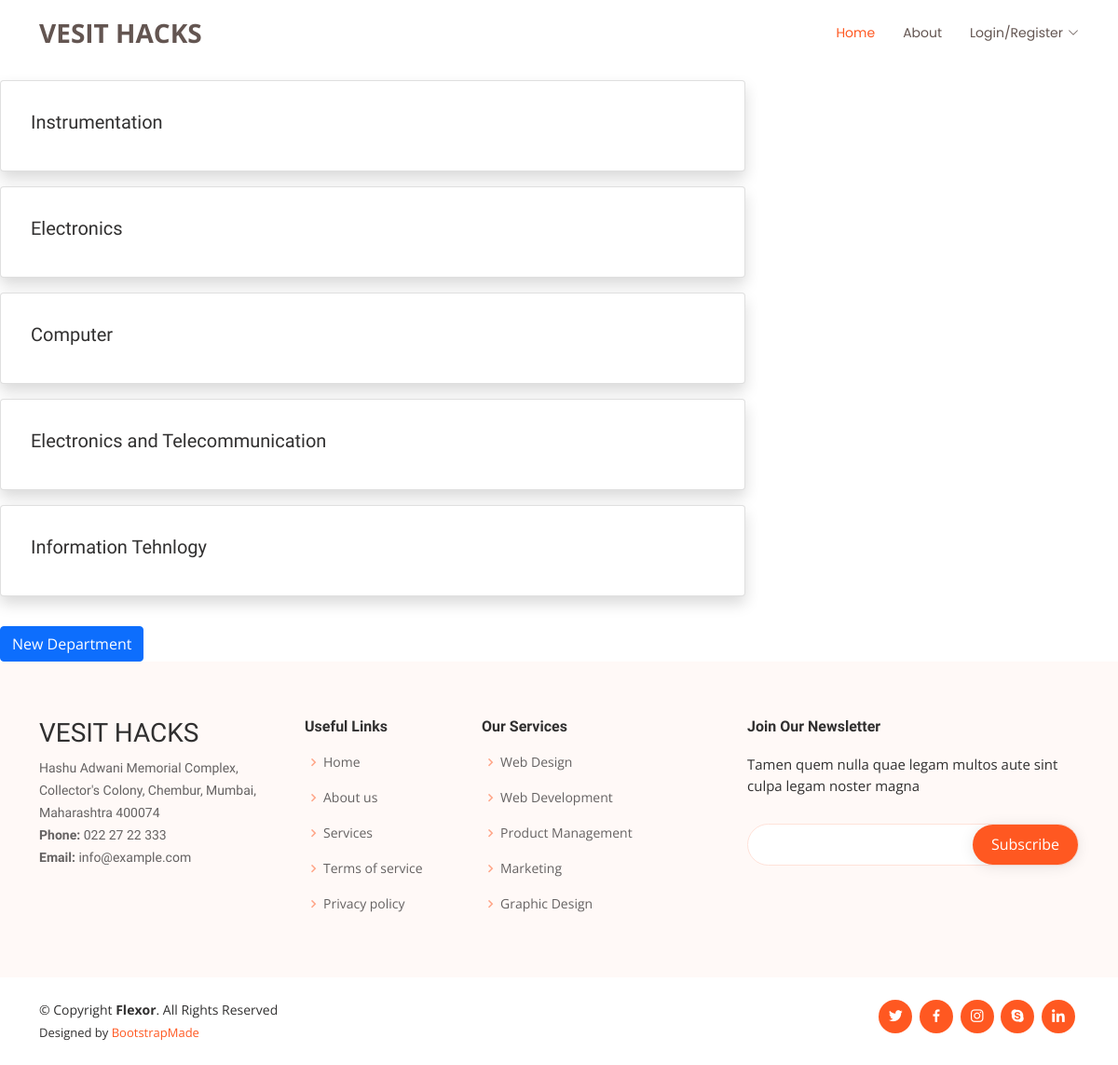
Screenshot of /department/all with the database file from the repository.
### users/models.py (models this page shows, shortened)
class Department(models.Model):
    name = models.CharField( max_length= 100 )

### users/views.py (the view)
# urls.py: path( 'department/all',DepartmentListView.as_view(),name='department-list'),
class DepartmentListView(ListView):
    model = Department
    template_name = "users/department_list.html"
    context_object_name="departments"

### users/templates/users/department_list.html (shortened to what this page needs)
{% extends "vesit/base.html" %}
{% block space %}
    <div class="col-sm-12 col-md-8 col-lg-8 pt-3">
            {% for department in departments %}
                <div class="card shadow p-3 mb-3 bg-white rounded ">
                    <div class="card-body">
                        <h5 class="card-title">{{ department.name }}</h5>
                    </div>
                </div>
            {% endfor %}
    </div>
    <div class="col-sm-12 col-md-4 col-lg-4 pt-3">
        <a href="{% url 'new-department' %}" class="btn btn-primary">New Department</a>
    </div>
{% endblock %}

### vesit/static/css/style.css (style rules this page uses)
body { font-family: "Open Sans", sans-serif; color: #313030; }
a { color: #ff5821; text-decoration: none; }
h1, h2, h3, h4, h5, h6 { font-family: "Raleway", sans-serif; }

### rows the page displays
Department: name "Instrumentation"
Department: name "Electronics"
Department: name "Computer"
Department: name "Electronics and Telecommunication"
Department: name "Information Tehnlogy"
